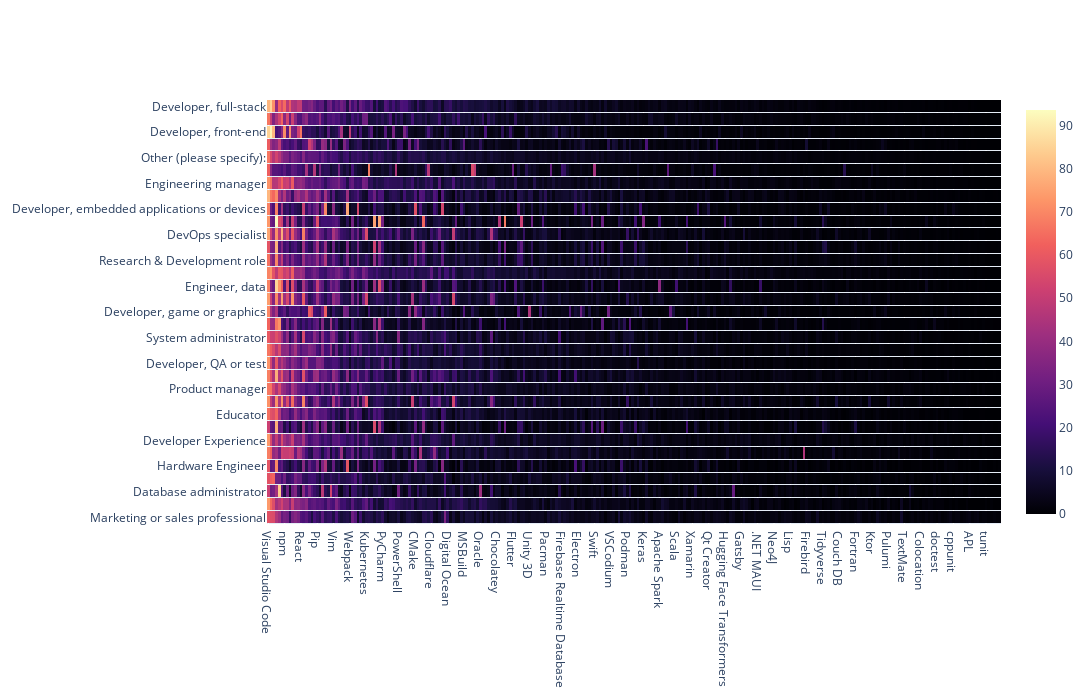

Notebook code cell kept with this figure:
### Code cell
fig = go.Figure(data=go.Heatmap(z=skills, x=skills.columns,y=skills.index, colorscale='magma', ygap=1))
fig.update_layout(width=2500, height=700)
fig.show()

### Figure 1 — Plotly figure (JSON) as saved in the notebook; plotly's stock layout.template omitted (floating-point values rounded to 4 significant figures; data arrays with more than 128 entries replaced by an {"elided": "..."} marker saying what was removed)
{"data": [{"colorscale": [[0, "#000004"], [0.1111, "#180f3d"], [0.2222, "#440f76"], [0.3333, "#721f81"], [0.4444, "#9e2f7f"], [0.5556, "#cd4071"], [0.6667, "#f1605d"], [0.7778, "#fd9668"], [0.8889, "#feca8d"], [1, "#fcfdbf"]], "type": "heatmap", "x": {"elided": "270 str values"}, "y": ["Marketing or sales professional", "Developer Advocate", "Database administrator", "Designer", "Hardware Engineer", "Blockchain", "Developer Experience", "Scientist", "Educator", "Engineer, site reliability", "Product manager", "Security professional", "Developer, QA or test", "Project manager", "System administrator", "Data or business analyst", "Developer, game or graphics", "Cloud infrastructure engineer", "Engineer, data", "Senior Executive (C-Suite, VP, etc.)", "Research & Development role", "Academic researcher", "DevOps specialist", "Data scientist or machine learning specialist", "Developer, embedded applications or devices", "Student", "Engineering manager", "Developer, mobile", "Other (please specify):", "Developer, desktop or enterprise applications", "Developer, front-end", "Developer, back-end", "Developer, full-stack"], "ygap": 1, "z": {"elided": "33x270 float values"}}], "layout": {"height": 700, "width": 2500}}
